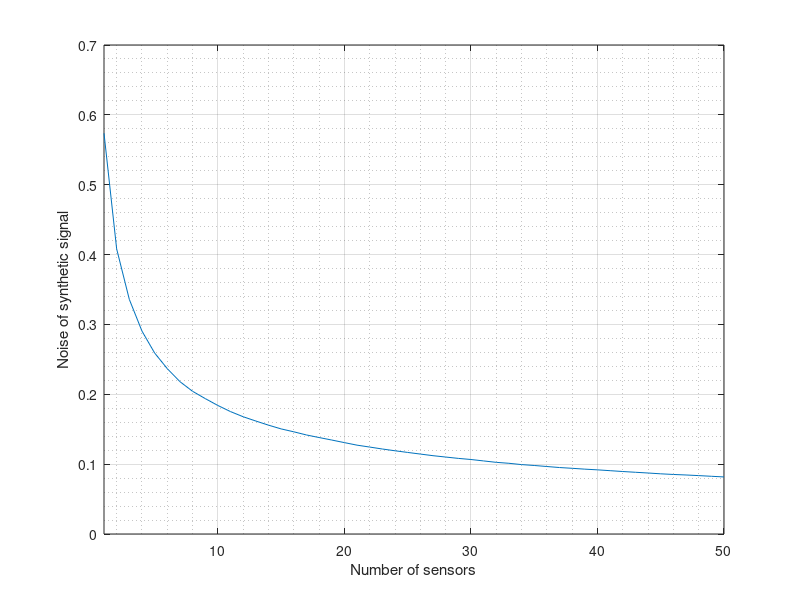

This chart was generated by the following MATLAB code:
t = 1:10000;
y = zeros(size(t));

n_sensors = 50;
noise_rms = zeros([n_sensors, 1]);

for k = 1:n_sensors
    for i = 1:length(t)
        y(i) = y(i) + 2*rand()-1;
    end
    y_prime = y/k;
    noise_rms(k) = rms(y_prime);
end

plot(noise_rms)
xlim([1, n_sensors])
xlabel('Number of sensors')
ylabel('Noise of synthetic signal')
grid on
grid minor